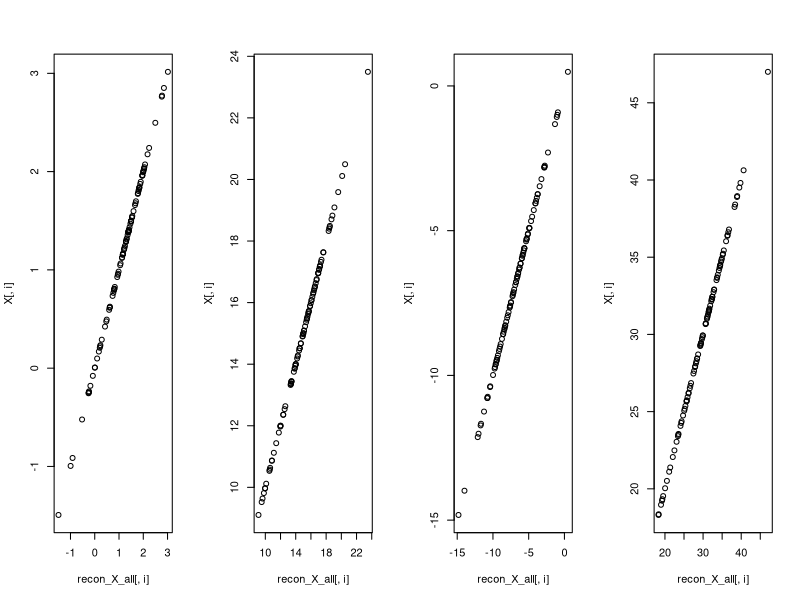
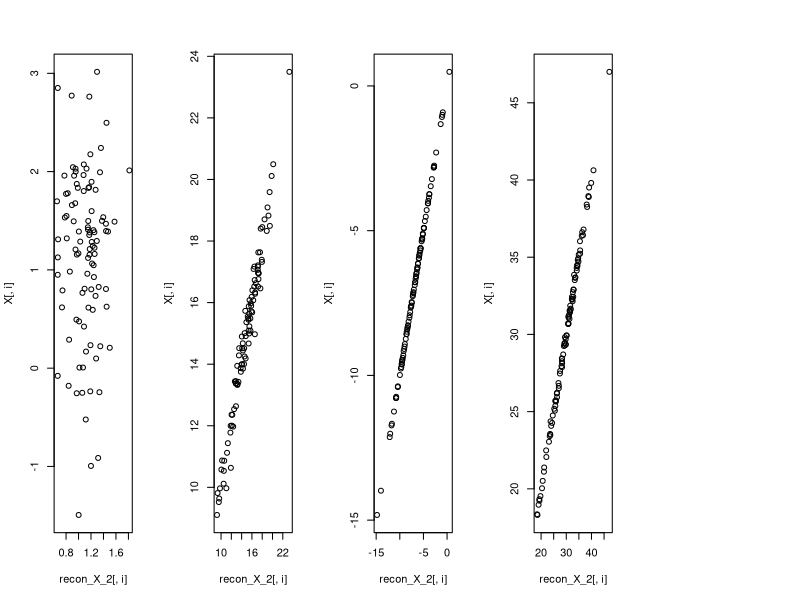

Recreate these plots in R, in order.
## ---- chunk 1
knitr::opts_chunk$set(echo = TRUE)
## ---- chunk 2
set.seed(129812)
X <- data.frame(cbind(rnorm(n = 100, 1, 1), rnorm(n = 100, 15, 3), rnorm(n = 100, -7, 3)))
X$X4 <- X$X2*2 + rnorm(100, 0, 1)

udv <- svd(X)

udv$u

udv$d

udv$v



recon_X_all <- udv$u %*% diag(udv$d) %*% t(udv$v)
recon_X_2 <- udv$u[,1:2] %*% diag(udv$d)[1:2, 1:2] %*% t(udv$v)[1:2, ]
## ---- chunk 3
par(mfrow = c(1,4))
for(i in 1:ncol(X)){
    plot(recon_X_all[,i], X[,i])
}

par(mfrow = c(1,5))
for(i in 1:ncol(X)){
    plot(recon_X_2[,i], X[,i])
}
